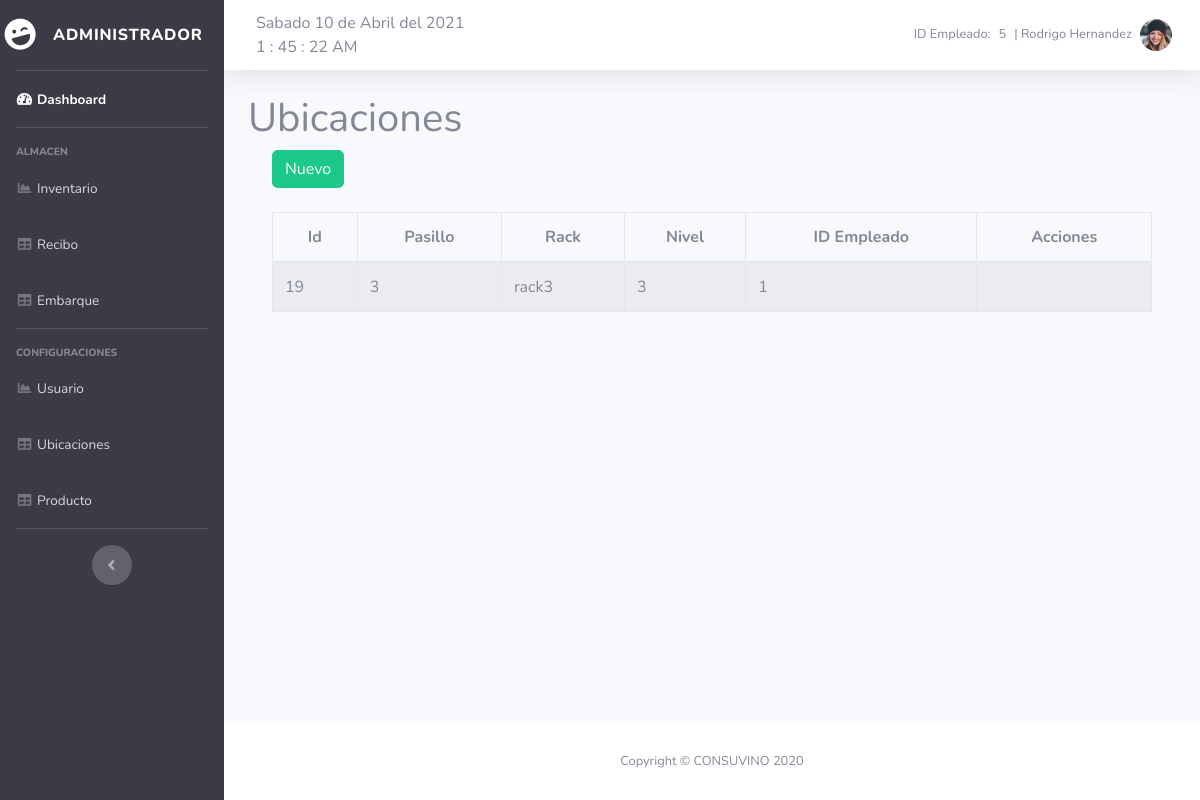
The page /localidad.php (signed in) on the database as committed earlier.
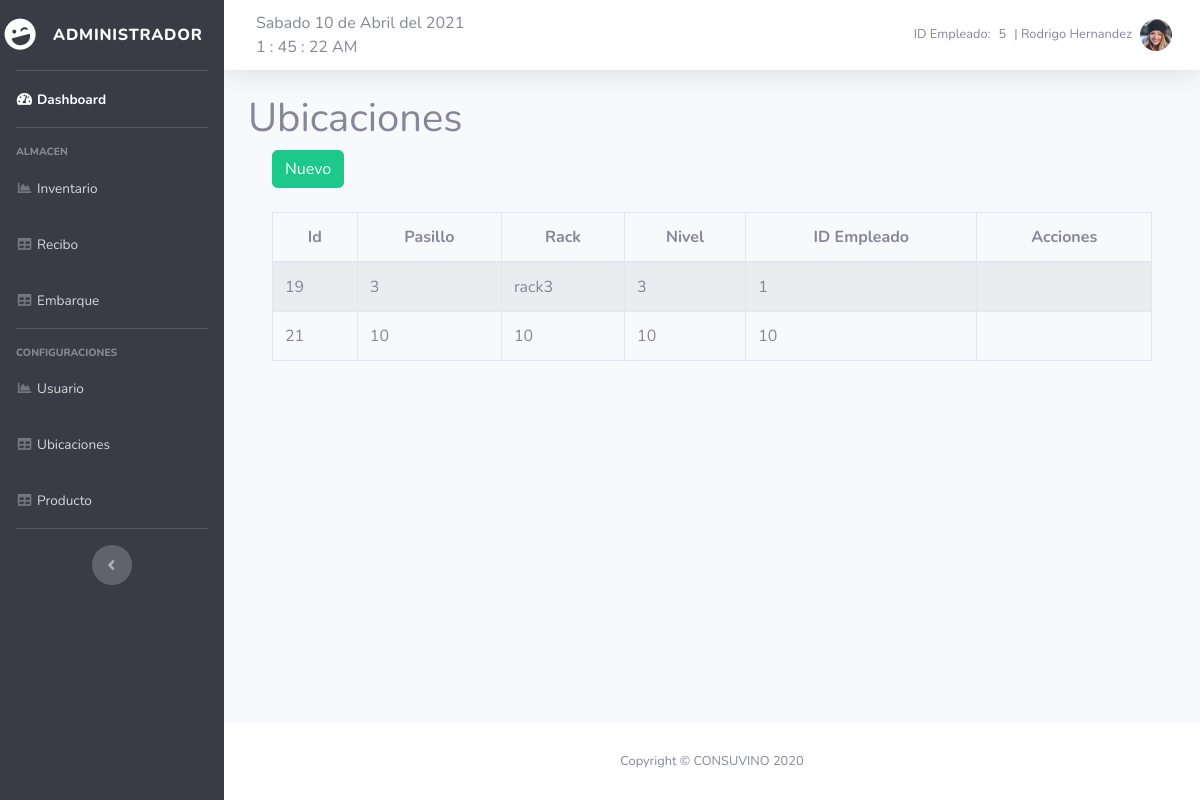
The same page on the database as committed later.
### tables this page shows
CREATE TABLE `ubicacion` (
  `id` int(11) NOT NULL,
  `pasillo` varchar(50) NOT NULL,
  `rack` varchar(50) NOT NULL,
  `nivel` int(11) NOT NULL,
  `idEmpleado` int(11) NOT NULL
);

### localidad.php (the view, shortened to what this page needs)
<?php require_once "vistas/parte_superior.php"?>
    <div class="container">
        <h1>Ubicaciones</h1>
        <?php
        $pdo = new Conexion();
        $query2 =$pdo->prepare("SELECT * FROM ubicacion ");
        $query2->execute();
        $data=$query2->fetchAll(PDO::FETCH_ASSOC);
        ?>
        <div class="container">
            <div class="row">
                <div class="col-lg-12">
                    <button id="btnNuevol" type="button" class="btn btn-success" data-toggle="modal">Nuevo</button>
                </div>
            </div>
        </div>
        <br>
        <div class="container">
            <div class="row">
                <div class="col-lg-12">
                    <div class="table-responsive">
                        <table id="tablaUbicacion" class="table table-striped table-bordered table-condensed" style="width:100%">
                            <thead class="text-center">
                            <tr>
                                <th>Id</th>
                                <th>Pasillo</th>
                                <th>Rack</th>
                                <th>Nivel</th>
                                <th>ID Empleado</th>
                                <th>Acciones</th>
                            </tr>
                            </thead>
                            <tbody>
                            <?php
                            foreach($data as $dat) {
                                ?>
                                <tr>
                                    <td><?php echo $dat['id'] ?></td>
                                    <td><?php echo $dat['pasillo'] ?></td>
                                    <td><?php echo $dat['rack'] ?></td>
                                    <td><?php echo $dat['nivel'] ?></td>
                                    <td><?php echo $dat['idEmpleado'] ?></td>
                                    <td></td>
                                </tr>
                                <?php
                            }
                            ?>
                            </tbody>
                        </table>
                    </div>
                </div>
            </div>
        </div>
    </div>
<?php require_once "vistas/parte_inferior.php"?>

Rows that differ between the two databases and show on the page:
added ubicacion: id "21", pasillo "10", rack "10", nivel "10", idEmpleado "10"
